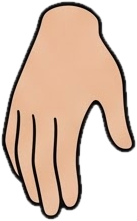
#> input picture project/rig/ren/parts/hand-relaxed-r.png, 137 x 221 px
$ python build_hands_v2.py
#> lines starting #> are read from the running program, lines starting #| are printed output that depends on the picture; after the words box and inside, x2 and y2 are one past the last pixel; in counts of white or black regions, pixels touching at a corner belong together
"""Cut out the second set of hands (owner's generated sheets in rig/ren/source/hands-v2/), recolour them to
Ren's skin and outline, and save right and mirrored left versions.

  .tools/venv/bin/python rig/build_hands_v2.py

Writes rig/ren/parts/hand2-<name>-r.png and -l.png, rig/ren/parts/parts-v2.json (sizes, wrist direction,
grip line) and rig/ren/checks/hands-v2-on-magenta.png. The sheets are generated art, not Ren's locked art.
Colour: skin gets a per-channel gain to Ren's hand skin (as build_parts.py does for the hands sheet); the
outline is pulled from the sheets' brown to Ren's near-black in proportion to how dark each pixel is.
The left hand is the mirror image of the right (a mirrored right hand is a left hand seen from the same side).
"""
import json
from pathlib import Path

import numpy as np
from PIL import Image
from scipy import ndimage

HERE = Path(__file__).resolve().parent
SRC = HERE / "ren" / "source" / "hands-v2"
OUT = HERE / "ren" / "parts"
CHECKS = HERE / "ren" / "checks"

ren = np.array(Image.open(OUT / "hand-relaxed-r.png").convert("RGBA")).astype(float)
rp = ren[ren[..., 3] > 200][:, :3]
SKIN = np.median(rp[(rp.mean(1) > 150) & (rp[:, 0] - rp[:, 2] > 30)], axis=0)  # Ren's hand skin
#> SKIN = [233, 186, 154]
LINE = np.median(rp[rp.mean(1) < 70], axis=0)                                   # Ren's outline
#> LINE = [18, 8, 3]
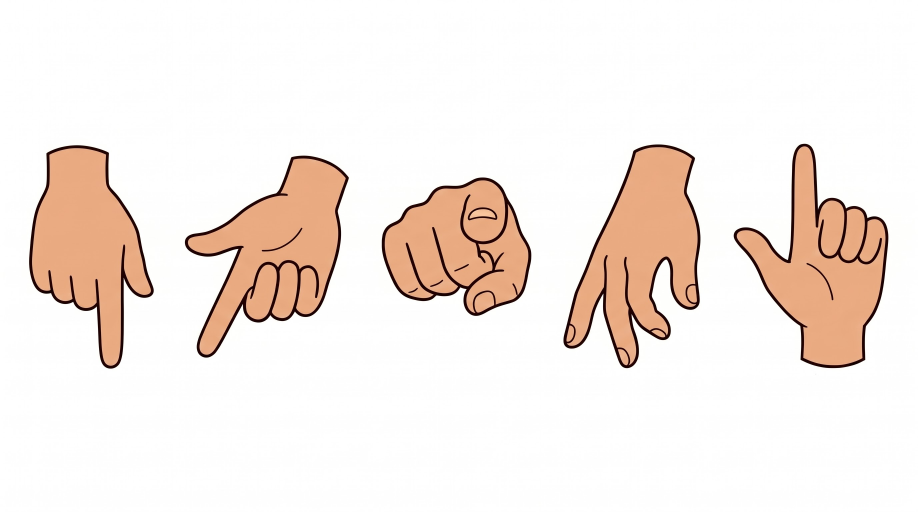
#> input picture project/rig/ren/source/hands-v2/sheet1-pointing-right.jpg, 2752 x 1536 px (shown at 1/3 size)

# (name, sheet, index of the hand from the left, mirror the source first, wrist direction in the saved
# right-hand image: the way the wrist end points, None = no wrist drawn)
HANDS = [
    ("point-down", "sheet1-pointing-right", 0, False, (0, -1)),
    ("point-45", "sheet1-pointing-right", 1, False, (0.45, -1)),
    ("point-viewer", "sheet1-pointing-right", 2, False, None),
    ("point-curl", "sheet1-pointing-right", 3, False, (0, -1)),
    ("point-up", "sheet2-pointing-left", 4, False, (0, 1)),   # the right-hand palm view came out on the left sheet
    ("thumbs-front", "sheet3-thumbs", 0, True, (0, 1)),        # mirrored so the thumb sits on the same side as 3 and 4
    ("thumbs-side", "sheet3-thumbs", 1, False, (-1, 0)),
    ("thumbs-tuck", "sheet3-thumbs", 2, False, (0, 1)),
    ("thumbs-half", "sheet3-thumbs", 3, False, (0, 1)),
    ("half-closed", "sheet5-extras", 0, False, (0, 1)),
    ("grip-front", "sheet6-grip-green", 0, False, (-1, 0)),
]


def cut(rgb):
    """Alpha from distance to the white background; green (the grip rod) removed and returned separately."""
    r, g, b = rgb[..., 0], rgb[..., 1], rgb[..., 2]
    green = (g > 170) & (r < 140) & (b < 140) & (g - np.maximum(r, b) > 60)
#> green: shape (1536, 2752) bool; every value is 0
    green = ndimage.binary_dilation(green, iterations=2)
    whiteness = np.clip((rgb.min(axis=2) - 215) / 32, 0, 1)
    alpha = 1 - whiteness
    alpha[green] = 0
    return alpha, green


def recolour(rgb, alpha):
    a = alpha > 0.9
    px = rgb[a]
    lum = px.mean(1)
    skin = np.median(px[(lum > 140) & (px[:, 0] - px[:, 2] > 30)], axis=0)
    line = np.median(px[lum < 90], axis=0)
    out = np.clip(rgb * (SKIN / skin), 0, 255)  # skin and its shading
    # darkness 0 at skin, 1 at the sheet's outline: blend towards Ren's outline
    t = np.clip((skin.mean() - rgb.mean(axis=2)) / (skin.mean() - line.mean()), 0, 1)[..., None] ** 1.5
    return out * (1 - t) + LINE * t


def hands_on(sheet):
    rgb = np.array(Image.open(SRC / f"{sheet}.jpg").convert("RGB")).astype(float)
    alpha, green = cut(rgb)
    lab, n = ndimage.label(ndimage.binary_closing(alpha > 0.5, iterations=3))
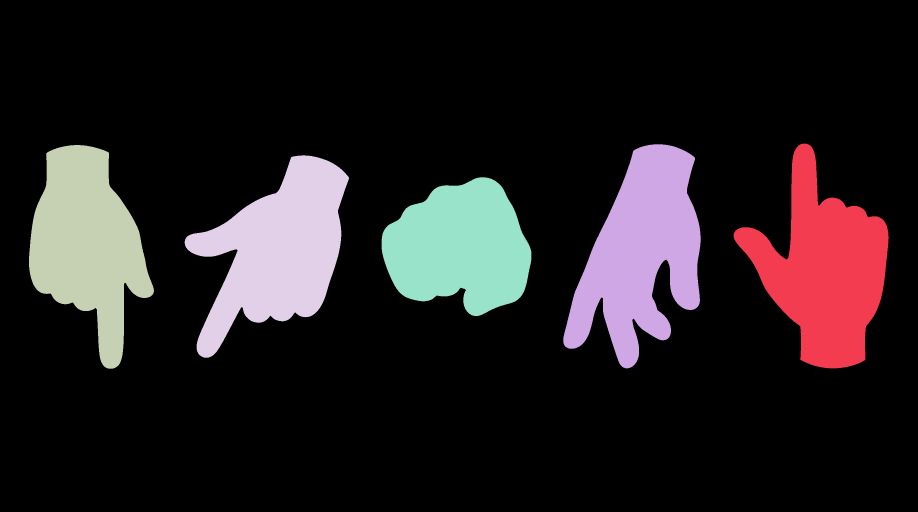
#> lab: shape (1536, 2752) int32 (shown at 1/3 size); 7 distinct labels, from 0 to 6; one colour per label, 0 black
#> n = 6
    sizes = ndimage.sum(np.ones_like(lab), lab, range(1, n + 1))
#> sizes = [156444, 157070, 143999, 153762, 132424, 1]
    keep = sorted([i + 1 for i, s in enumerate(sizes) if s > 20000], key=lambda i: np.nonzero(lab == i)[1].mean())
#> keep = [3, 4, 5, 2, 1]
    return rgb, alpha, green, lab, keep


meta, previews = {}, []
cache = {}
for name, sheet, idx, mirror, wrist in HANDS:
    if sheet not in cache:
        cache[sheet] = hands_on(sheet)
    rgb, alpha, green, lab, keep = cache[sheet]
#> keep = [3, 4, 5, 2, 1]
    m = ndimage.binary_dilation(lab == keep[idx], iterations=3)
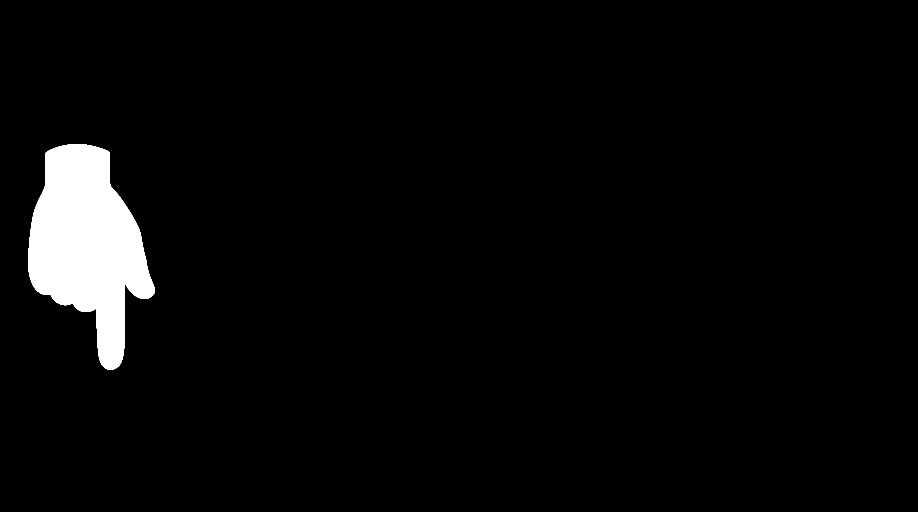
#> m: shape (1536, 2752) bool (shown at 1/3 size); 3.5% white; 1 white region, box (x1, y1, x2, y2) and area: (84, 432, 465, 1109) 149309
    ys, xs = np.nonzero(m)
    y0, y1, x0, x1 = max(0, ys.min() - 6), ys.max() + 7, max(0, xs.min() - 6), xs.max() + 7
#> y0 = 426; y1 = 1115; x0 = 78; x1 = 471
    a = (alpha * m)[y0:y1, x0:x1]
    col = recolour(rgb[y0:y1, x0:x1], a)
#> in recolour, `a = alpha > 0.9`:
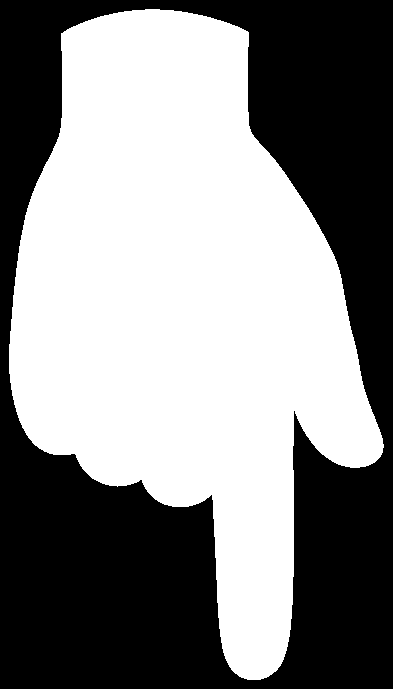
#> a: shape (689, 393) bool; 53.1% white; 1 black region, box (x1, y1, x2, y2) and area: (0, 0, 393, 689) 127006
#> in recolour, `skin = np.median(px[(lum > 140) & (px[:, 0] - px[:, 2] > 30)], axis=0)`: skin = [233, 170, 129]
#> in recolour, `line = np.median(px[lum < 90], axis=0)`: line = [32, 2, 1]
#> in recolour, `out = np.clip(rgb * (SKIN / skin), 0, 255)`:
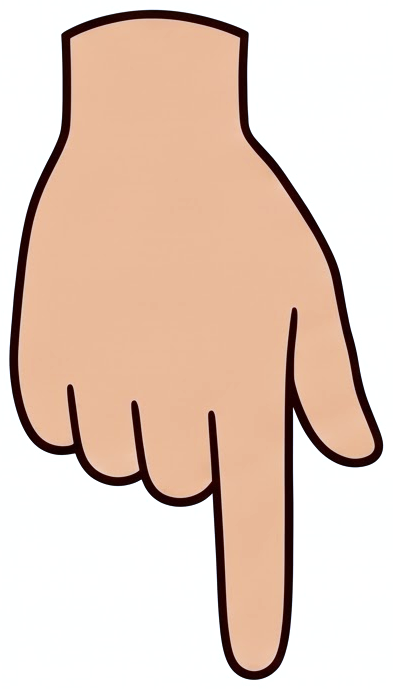
#> out: shape (689, 393, 3) float64; mean of channels 0, 1, 2 229.3, 206.5, 192.2; drawn as R, G, B
#> in recolour, `t = np.clip((skin.mean() - rgb.mean(axis=2)) / (skin.mean() - line.mea..`:
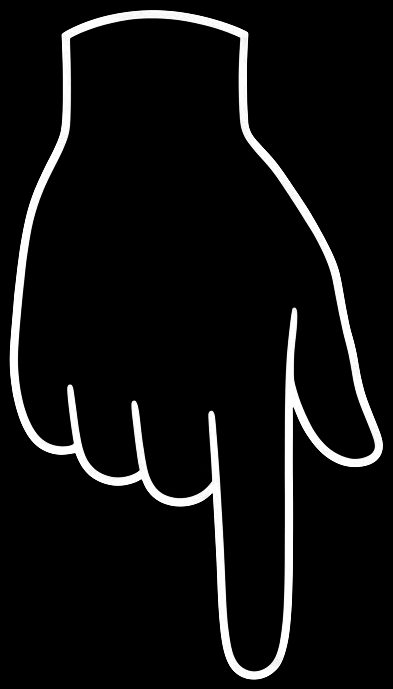
#> t: shape (689, 393, 1) float64; min 0, max 1, mean 0.0651
    img = np.dstack([col, a * 255]).astype(np.uint8)
    gr = green[y0:y1, x0:x1]
#> gr: shape (689, 393) bool; every value is 0
    if mirror:
        img, gr = img[:, ::-1], gr[:, ::-1]
    entry = {"w": int(img.shape[1]), "h": int(img.shape[0]), "sheet": sheet, "wrist": list(wrist) if wrist else None}
    if gr.any():  # grip rod: its centre line and width, in the right hand's image px
        gy, gx = np.nonzero(gr)
        entry["rod"] = {"x": round(float(np.median(gx)), 1), "width": int(np.percentile(gx, 95) - np.percentile(gx, 5))}
    for side, im in (("r", img), ("l", img[:, ::-1])):
        Image.fromarray(np.ascontiguousarray(im)).save(OUT / f"hand2-{name}-{side}.png")
        e = dict(entry)
        if side == "l":
            e["wrist"] = [-wrist[0], wrist[1]] if wrist else None
            if "rod" in e:
                e["rod"] = {**e["rod"], "x": round(entry["w"] - 1 - entry["rod"]["x"], 1)}
        meta[f"hand2-{name}-{side}"] = e
#> this loop made 2 passes
#> side on passes 1 to 2: 'r', 'l'
#> pass 2, `Image.fromarray(np.ascontiguousarray(im)).save(OUT / f"hand2-{name}-{s..`:
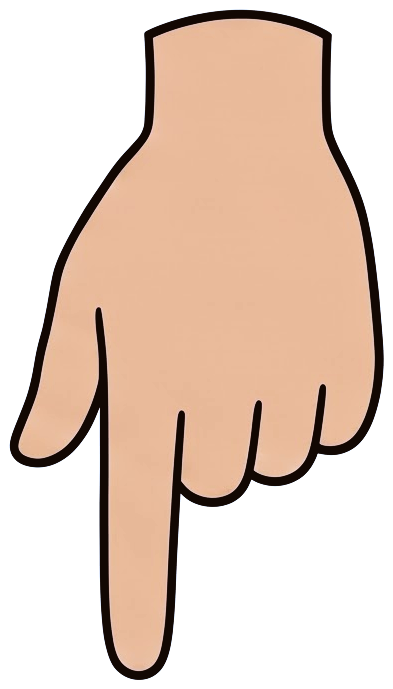
#> saved as hand2-point-down-l.png: PIL image 393x689 RGBA; mean R, G, B, A 228.1, 206.4, 191.9, 135.6; transparent parts drawn white
#> after the loop, meta = 2 items
#> (the run stopped early here; a loop or call above may not have finished)
